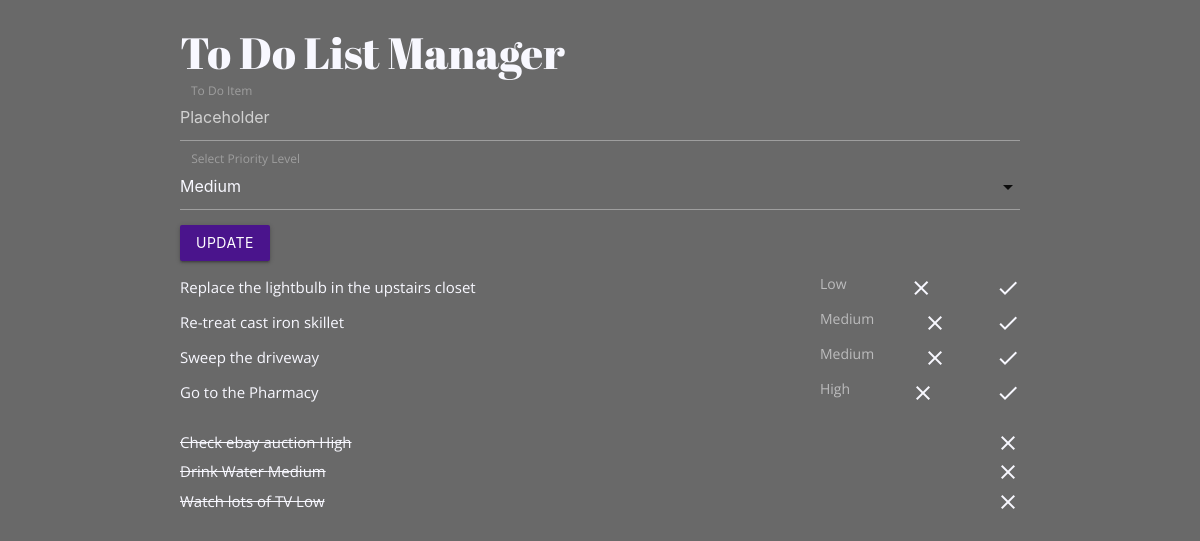
The page /todos/index/ on the database its author committed.
### todos/models.py (models this page shows, shortened)
class TodoItem(models.Model):
    text = models.CharField(max_length=200)
    priority = models.ForeignKey(Priority, on_delete=models.PROTECT)
    created_date = models.DateTimeField(null= True)
    completed_date = models.DateTimeField(null=True, blank=True)

class Priority(models.Model):
    name = models.CharField(max_length=200)
    def __str__(self):
        return self.name

### todos/views.py (the view)
# urls.py: path('index/', views.index, name='index'),
def index(request):
    todo_items = TodoItem.objects.all()
    context = {
        'todo_items':todo_items
    }
    return render(request, 'todos/index.html', context)

### todos/templates/todos/index.html (shortened to what this page needs)
<!DOCTYPE html>
<html>
<head>
    <link rel="stylesheet" href="https://cdnjs.cloudflare.com/ajax/libs/materialize/1.0.0/css/materialize.min.css">
</head>
<body>
    <div class="container">
        <h3>To Do List Manager</h3>
        <form action="{% url 'todos:update'%}" method="post">
            <div class="input-field col s6">
                <input placeholder="Placeholder" id="first_name" type="text" name="item" class="validate">
                <label for="first_name">To Do Item</label>
            </div>
            <div class="input-field col s12">
                <label>Select Priority Level</label>
            </div>
            <div>
                <input class="btn purple darken-4" type="submit" value="update">
            </div>
        </form>
        <ul>
            {% for todo_item in todo_items %}
            {% if todo_item.completed_date == None %}
            <li class="single_item">
                {{todo_item.text}}
                <div class="single_item_buttons">
                    <h2>{{todo_item.priority}}</h2>
                    <a href="{% url 'todos:delete' todo_item.id %}">
                        <i class="material-icons">clear</i>
                    </a>
                    <a href="{% url 'todos:done' todo_item.id %}">
                        <i class="material-icons">check</i>
                    </a>
                </div>
            </li>
            {% endif %}
            {% endfor %}
        </ul>
        <ul>
            {% for todo_item in todo_items %}
            {% if todo_item.completed_date != None %}
            <li class="done_item">
                {{todo_item.text}}
                {{todo_item.priority}}
                <a href="{% url 'todos:delete' todo_item.id %}">
                    <i class="material-icons">clear</i>
                </a>
            </li>
            {% endif %}
            {% endfor %}
        </ul>
    </div>
</body>
</html>

### todos/templates/todos/index.html (style rules this page uses)
* { color:ghostwhite }
h2 { margin: 0px; font-size: 14px; color:rgb(188, 188, 189) }
body h3 { font-family: 'Abril Fatface', cursive; }
body { background-color: dimgrey; font-family: 'Open Sans', sans-serif; }
.single_item { display: flex; flex-direction: row; justify-content: space-between; height: 35px; }
.single_item_buttons { display: flex; min-width: 200px; justify-content: space-between; }
.done_item { display: flex; justify-content: space-between; text-decoration:line-through }

### rows shown on the page
TodoItem: text "Replace the lightbulb in the upstairs closet", priority "Low"
TodoItem: text "Re-treat cast iron skillet", priority "Medium"
TodoItem: text "Sweep the driveway", priority "Medium"
TodoItem: text "Go to the Pharmacy", priority "High"
TodoItem: text "Check ebay auction", priority "High"
TodoItem: text "Drink Water", priority "Medium"
TodoItem: text "Watch lots of TV", priority "Low"
